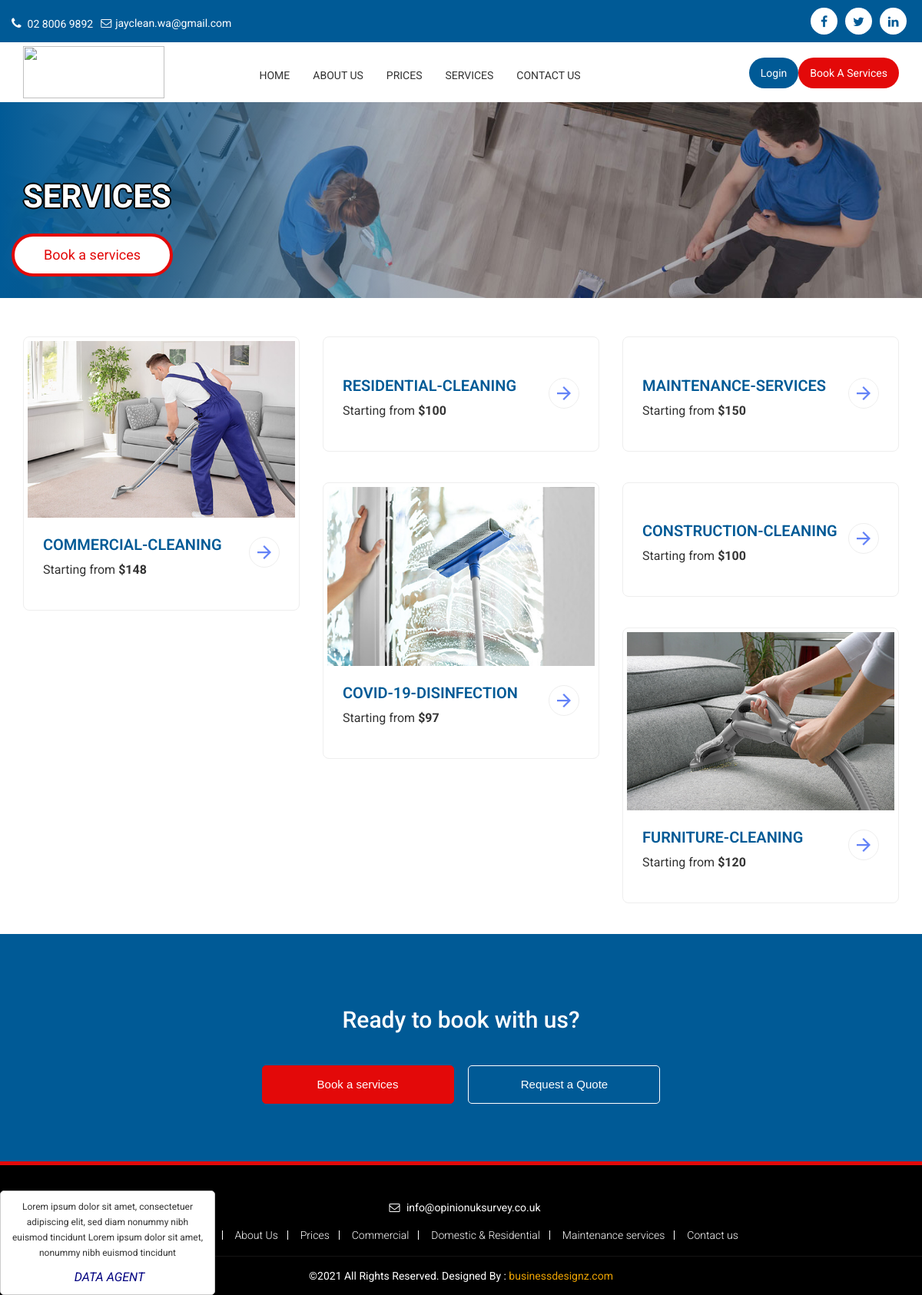
Page /services/ on the committed database.
### Our_services/models.py (models this page shows, shortened)
class Post(models.Model):
    title = models.CharField(max_length=200, unique=True)
    slug = models.SlugField(max_length=200, unique=True)
    updated_on = models.DateTimeField(auto_now= True)
    header = models.CharField(max_length=200)
    content = models.TextField()
    contaners = models.TextField()
    title_prices = models.IntegerField()
    ul_1 = models.CharField(max_length=200, blank=True)
    ul_2 = models.CharField(max_length=200, blank=True)
    ul_3 = models.CharField(max_length=200, blank=True)
    ul_4 = models.CharField(max_length=200, blank=True)
    ul_5 = models.CharField(max_length=200, blank=True)
    ul_6 = models.CharField(max_length=200, blank=True)
    ul_7 = models.CharField(max_length=200, blank=True)
    ul_8 = models.CharField(max_length=200, blank=True)
    image = models.ImageField(blank=True)
    experienced_staff_1                 =   models.CharField(max_length=200, blank=True)
    experienced_staff_description_1     =   models.TextField (blank=True)
    experienced_s_images                =   models.ImageField(blank=True)
    experienced_staff_2                 =   models.CharField(max_length=200, blank=True)
    experienced_staff_description_2     =   models.TextField(blank=True)
    experiencedimg                 =   models.ImageField(blank=True, null=True)
    experienced_staff_3                 =   models.CharField(max_length=200,blank=True)
    experienced_staff_description_3     =   models.TextField(blank=True)
    experiencedsta_imagessss                =   models.ImageField(blank=True)
    experienced_staff_4                 =   models.CharField(max_length=200,blank=True)
    experienced_staff_description_4     =   models.TextField(max_length=200,blank=True)
    experienced_stafimagess               =   models.ImageField(blank=True)
    created_on = models.DateTimeField(auto_now_add=True)
    status = models.IntegerField(choices=STATUS, default=0)
    class Meta:
        ordering = ['-created_on']

### Our_services/views.py (the view)
# urls.py: path('', views.services.as_view(), name='services'),
class services(generic.ListView):
    queryset = Post.objects.filter(status=1).order_by('-created_on')
    template_name = 'services.html'

### templates/services.html (shortened to what this page needs)
<!DOCTYPE html>
{% extends 'base.html' %}
{% load static %}
{% block content %}
<section class="slider-inner">
    <ul class="rslides">
     <li><img src="{% static 'images/slider_inner4.jpg' %}" alt="">
         <div class="text_w">
          <div class="container">
            <div class="text_bg">
              <h1>Services</h1>
              <a href="{% static 'https://www.vitalforce.co.uk/order-our-staff' %}">Book  a services </a> </div>
          </div>
        </div>
      </li>
  </ul>
</section>
<section class="inner_section">
    <section class="service_section">
     <div class="container">
     <div class="row">
       {% for post in post_list %}
     <div class="col-lg-4 col-md-4 col-sm-4 col-xs-12">
        <a href="{% url 'post_detail' post.slug  %}">
          <img src="{{ post.image.url }}" alt="">
          <div class="service_info">
        <h5>{{ post.title }}</h5>
        <p>Starting from <strong>${{ post.title_prices }}</strong></p>
        <span class="service__arrow"> <svg version="1.1" xmlns="{% static 'http://www.w3.org/2000/svg' %}" xmlns:xlink="{% static 'http://www.w3.org/1999/xlink' %}" x="0px" y="0px" width="408px" height="408px" viewBox="0 0 408 408" style="enable-background:new 0 0 408 408;" xml:space="preserve"> <polygon points="204,0 168.3,35.7 311.1,178.5 0,178.5 0,229.5 311.1,229.5 168.3,372.3 204,408 408,204"></polygon> </svg> </span>
        </div>
        </a>
      </div>
        {% endfor %}
     </div>
     </div>
    </section>
  <section class="book-section">
  <div class="container">
  <div class="row">
  <div class="col-sm-12 col-xs-12">
  <h2>Ready to book with us?</h2>
  <div class="section-cta-parent">
  <a href="#" rel="nofollow" class="btn filled book-btn" data-book-btn="true" title="Book now"> Book a services </a>
  <a href="#" rel="nofollow" class="btn btn-white" title="Contact us"> Request a Quote </a>
  </div> </div> </div> </div> </section>
  <section class="testimonial_section">
  <div class="testimonial_box">
      <div id="owl-demo" class="owl-carousel">
        <div class="item">
        <p>Lorem ipsum dolor sit amet, consectetuer adipiscing elit, sed diam nonummy nibh euismod tincidunt  Lorem ipsum dolor sit amet,
nonummy nibh euismod tincidunt </p>
          <div class="testimonial-author">DATA AGENT</div>
        </div>
       </div>
      </div>
  </section>
</section>
{% endblock %}

### templates/base.html (shortened to what this page needs)
<!DOCTYPE html>
{% load static %}
<html>
<head>
<link href="{% static 'css/bootstrap.css' %}" rel="stylesheet">
<link href="{% static 'css/bootstrap-theme.css' %}" rel="stylesheet">
<link rel="stylesheet" href="{% static 'css/font-awesome.min.css' %}">
<link rel="stylesheet" href="{% static 'css/font-awesome.css' %}">
<link rel="stylesheet" href="{% static 'css/style.css' %}">
<link href="{% static 'css/owl.carousel.css' %}" rel="stylesheet">
<link href="{% static 'css/owl.theme.css' %}" rel="stylesheet">
<link href="{% static 'css/animations.css' %}" rel="stylesheet" type="text/css">
<link href="{% static 'css/nav.css' %}" rel="stylesheet" type="text/css">
<link rel="stylesheet" href="{% static 'css/responsive.css' %}">
<link type="text/css" rel="stylesheet" href="{% static 'css/easy-responsive-tabs.css' %}" />
</head>
<body>
<header>
  <div class="header_top">
    <div class="container">
    <div class="row">
    <div class="col-lg-8 col-md-8 col-sm-8 col-xs-12">
        <div class="row">
          <div class="phone"><i class="fa fa-phone" aria-hidden="true"></i><a href="#">02 8006 9892</a> </div>
          <div class="email"><i class="fa fa-envelope-o" aria-hidden="true"></i><a href="#">jayclean.wa@gmail.com</a> </div>
      </div>
      </div>
      <div class="col-lg-4 col-md-4 col-sm-4 col-xs-12">
        <div class="row">
        <div class="social-media">
          <ul>
            <li><a href="#"><i class="fa fa-facebook" aria-hidden="true"></i></a> </li>
            <li><a href="#"><i class="fa fa-twitter" aria-hidden="true"></i></a> </li>
             <li><a href="#"><i class="fa fa-linkedin" aria-hidden="true"></i></a> </li>
          </ul>
        </div>
        </div>
      </div>
      </div>
    </div>
  </div>
<div class="header_button" id="myHeader">
    <div class="container">
    <div class="row">
      <div class="col-lg-3 col-md-3 col-sm-3 col-xs-12">
        <a href="{% url 'home' %}"><img src="{% static 'images/logo.png' %}" alt=""></a>
      </div>
      <div class="col-lg-6 col-md-6 col-sm-6 col-xs-12">
          <div class="menu">
          <nav>
            <ul>
             <li><a href="{% url 'home' %}">Home </a></li>
              <li><a href="{% url 'about' %}">ABOUT US</a></li>
              <li><a href="{% url 'prices' %}">Prices</a></li>
              <li><a href="{% url 'services' %}"> Services</a></li>
              <li><a href="{% url 'contact' %}">Contact Us</a></li>
            </ul>
          </nav>
        </div>
      </div>
      {% if user.id is None %}
     <div class="col-lg-3 col-md-3 col-sm-3 col-xs-12">
     <div class="login">
         <ul>
              <li><a href="{% url 'login' %}">Login </a></li>
              <li><a href="{% url 'book' %}">Book a services</a></li>
            </ul>
            </div>
      </div>
      {% endif %}
      </div>
  </div></div>
</header>
{% block content %}
{% endblock %}
<footer>
    <div class="footer_top">
      <div class="container">
        <div class="row">
        <div class="email"> <span><i class="fa fa-envelope-o" aria-hidden="true"></i></span><a href="mailto:info@opinionuksurvey.co.uk"> info@opinionuksurvey.co.uk</a> </div>
         <ul>
                          <li><a href="{% static 'index.html">Home</a></li>
                          <li><a href="#">About Us</a></li>
                          <li><a href="#">Prices</a></li>
                          <li><a href="#">Commercial</a></li>
                          <li><a href="#">Domestic & Residential</a></li>
                          <li><a href="#">Maintenance services</a></li>
                          <li><a href="#">Contact us</a></li>
                      </ul>
        </div>
      </div>
    </div>
    <div class="footer_botton">
      <div class="container">
        <div class="row">
          <div class="copyright">
            <p>&copy;2021 All Rights Reserved. Designed By : <a
                      href="https://www.businessdesignz.com">businessdesignz.com</a></p>
          </div>
        </div>
      </div>
    </div>
  </footer>
</body>
</html>

### rows in the picture
Post: image (picture), title "COMMERCIAL-CLEANING", title_prices "148"
Post: title "RESIDENTIAL-CLEANING", title_prices "100"
Post: title "MAINTENANCE-SERVICES", title_prices "150"
Post: image (picture), title "COVID-19-DISINFECTION", title_prices "97"
Post: title "CONSTRUCTION-CLEANING", title_prices "100"
Post: image (picture), title "FURNITURE-CLEANING", title_prices "120"
